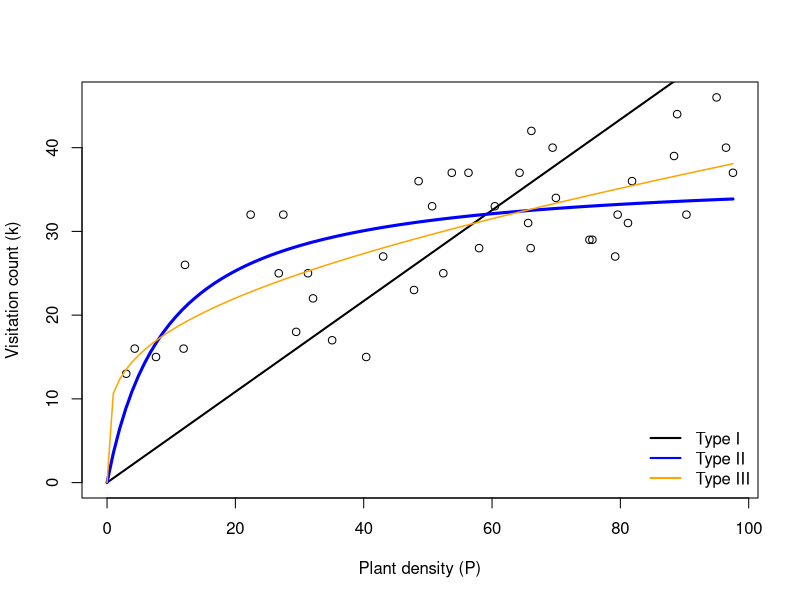

The R script that drew this image:
# ~~~~~~~~~~~~~~~~~~~~~~~~~~~~~~~~~~~~~~~~~~~~~~~~~~~~~~~~~~~~~~~~~~~~~~~~~~~~
# Fitting models f1-f3 to a randomly-generated visitation rate dataset -------
# ~~~~~~~~~~~~~~~~~~~~~~~~~~~~~~~~~~~~~~~~~~~~~~~~~~~~~~~~~~~~~~~~~~~~~~~~~~~~

# set.seed(1)

n <- 40 # Sample size
P <- runif(n, 0, 100) # Plant densities

a <- 3.333 # True value of 'a'
h <- 0.025 # True value of 'h'

k <- NULL # Visitation counts
for(i in 1:n){
  # Generate a 'k' for each 'P' assuming the truth is Type 2 (model f2)
  k[i] <- rpois(1, a * P[i] / (1 + a * h * P[i]) )
}


plot(P, k,
     xlim = c(0, max(P)),
     ylim = c(0, max(k)),
     xlab = 'Plant density (P)',
     ylab = 'Visitation count (k)')

#~~~~~~~~~~~~~~~~~~~~~~~~~~~~
# Type I (model f1) ---------
#~~~~~~~~~~~~~~~~~~~~~~~~~~~~
nlL.pois.f1 <- function(par){
  a <- par['a']
  -sum(dpois(k, a * P, log = TRUE))
}

fit.f1 <- optim(par = list(a = 1),
                fn = nlL.pois.f1)
print(fit.f1)

plot.f1 <- function(x, fit){
  a <- fit$par['a']
  return(a * x)
}
curve(plot.f1(x, fit.f1), 
      add = TRUE,
      lwd = 2)

#~~~~~~~~~~~~~~~~~~~~~~~~~~~~~~~~~~~~~~~~~~~~~~~~~~~~~~~~~~~~~~~~~~~~~~~~~~~~~~~
# Continue yourself ------------------------------------------------------------
# Now fit the Type II (f2) and Type III (f3) models and 
# compare their 1) parameter MLEs and 2) likelihoods.
#~~~~~~~~~~~~~~~~~~~~~~~~~~~~~~~~~~~~~~~~~~~~~~~~~~~~~~~~~~~~~~~~~~~~~~~~~~~~~~~



#~~~~~~~~~~~~~~~~~~~~~~~~~~~~
# Type II (model f2) --------
#~~~~~~~~~~~~~~~~~~~~~~~~~~~~
nlL.pois.f2 <- function(par){
  a <- par['a']
  h <- par['h']
  -sum(dpois(k, a * P / (1 + a * h * P), log = TRUE))
}

fit.f2 <- optim(par = list(a = fit.f1$par['a'] * 5, 
                           h = 1/50),
                fn = nlL.pois.f2)
print(fit.f2)

plot.f2 <- function(x, fit){
  a <- fit$par['a']
  h <- fit$par['h']
  return(a * x / (1 + a * h * x))
}
curve(plot.f2(x, fit.f2), 
      add = TRUE,
      lwd = 3,
      col = 'blue')

#~~~~~~~~~~~~~~~~~~~~~~~~~~~~
# Type III (model f3) -------
#~~~~~~~~~~~~~~~~~~~~~~~~~~~~
nlL.pois.f3 <- function(par){
  a <- par['a']
  h <- par['h']
  theta <- par['theta']
  -sum(dpois(k, a * P^theta / (1 + a * h * P^theta), log = TRUE))
}

fit.f3 <- optim(par = list(a = fit.f2$par['a'], 
                           h = fit.f2$par['h'], 
                           theta = 1),
                fn = nlL.pois.f3)
print(fit.f3)

plot.f3 <- function(x, fit){
  a <- fit$par['a']
  h <- fit$par['h']
  theta <- fit$par['theta']
  return(a * x^theta / (1 + a * h * x^theta))
}
curve(plot.f3(x, fit.f3), 
      add = TRUE,
      lwd = 1.5,
      col = 'orange')


#~~~~~~~~~~~~~~
legend(
  'bottomright',
  c('Type I', 'Type II', 'Type III'),
  col = c('black','blue','orange'),
  lwd = 2,
  bty = 'n'
)


#~~~~~~~~~~~~~~~~~~~~~~~~~~~~~~~~~~~~
# Model comparisons -----------------
#~~~~~~~~~~~~~~~~~~~~~~~~~~~~~~~~~~~~
# Parameter estimates ---------
print(c(a = a, h = h, theta = 1))
fit.f1$par
fit.f2$par
fit.f3$par

# Negative log-Likelihoods -----
fit.f1$value
fit.f2$value
fit.f3$value


# Define and apply functions for AIC and BIC ------
AIC <- function(fit){
  nlL <- fit$value
  p <- length(fit$par)
  return( - 2 * nlL + 2 * p )
}

BIC <- function(fit, n){
  nlL <- fit$value
  p <- length(fit$par)
  return( - 2 * nlL + log(n) * p )
}


c(AIC.f1 = AIC(fit.f1),
  AIC.f2 = AIC(fit.f2),
  AIC.f3 = AIC(fit.f3))

c(BIC.f1 = BIC(fit.f1, length(k)), 
  BIC.f2 = BIC(fit.f2, length(k)),
  BIC.f3 = BIC(fit.f3, length(k)))


##############################################################################
##############################################################################
# The following is provided simply for you to have the final code of the 
# lesson plan.  You don't need to use it for the above in-class exercise.
##############################################################################
##############################################################################

# library(bbmle)
# 
# # bbmle needs the negative log likelihood function formulated differently
# nlL.pois.f1.bbmle <- function(a){
#   -sum(dpois(k, a * P, log = TRUE))
# }
# 
# fit <- mle2(nlL.pois.f1.bbmle, 
#             start = list(a = 0.2))
# print(fit)
# confint(fit)

##############################################################################
##############################################################################
##############################################################################